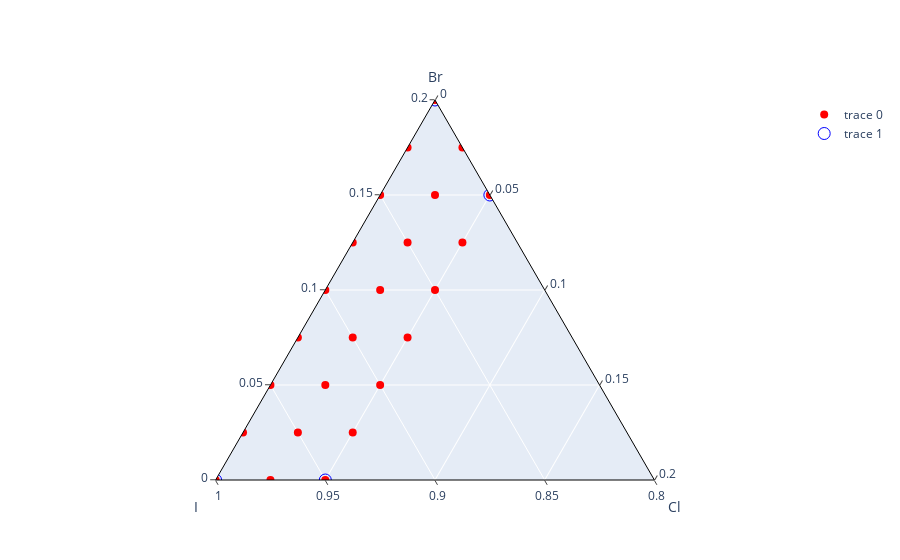

The notebook cell this image was saved under:
### Markdown cell above
# Define Experimental Mesh

Each of the following cells defines one dimension of the experiment. After defining the individual dimensions, a full sample list will be constructed using a user-selected Design of Expeiment (DOE)

### Code cell
import numpy as np
import plotly.graph_objects as go

def generate_mesh(I_range, Br_range, Cl_range):
    """
    Generate a mesh of points for I, Br, and Cl that sum to 1.

    :param I_range: Tuple of (start, end, step) for I.
    :param Br_range: Tuple of (start, end, step) for Br.
    :param Cl_range: Tuple of (start, end, step) for Cl.
    :return: List of [I, Br, Cl] points that sum to 1.
    """
    mesh = []
    I_start, I_end, I_step = I_range
    Br_start, Br_end, Br_step = Br_range
    Cl_start, Cl_end, Cl_step = Cl_range

    I_values = np.linspace(I_start, I_end, round((I_end - I_start) / I_step) + 1)
    Br_values = np.linspace(Br_start, Br_end, round((Br_end - Br_start) / Br_step) + 1)
    Cl_values = np.linspace(Cl_start, Cl_end, round((Cl_end - Cl_start) / Cl_step) + 1)

    for i in I_values:
        for br in Br_values:
            for cl in Cl_values:
                if abs(br + cl + i - 1) < 1e-4:  # Add a small tolerance to deal with floating point precision
                    mesh.append([i, br, cl])

    return mesh


def make_solution(ma, i, cl):
    br = 1-i-cl  # Round to nearest 4 decimal places for consistency
    cs_val = 0.22-ma  # Also round the calculated Cs value to 4 decimal places
    solute = f'FA0.78_MA{ma:.4f}_Cs{cs_val:.4f}_Pb_(I{i:.4f}_Br{br:.4f}_Cl{cl:.4f})3'
    return Solution(
            solutes=solute,
            solvent='solvent',
            molarity=1,
            alias=f'MA{ma:.2f}_Br{br:.2f}_Cl{cl:.2f}'
        )

def make_targets(MA_values, mesh_array):
    # Create solutions
    targets = []
    for MA in MA_values:
        for i, br, cl in mesh_array:
            targets.append(make_solution(MA, i, cl))
    return targets


def plot_mesh(mesh_array,corner_coordinates):
    # Plot the mesh points and corner points
    fig = go.Figure(data=[go.Scatterternary(a=mesh_array[:, 1], b=mesh_array[:, 0], c=mesh_array[:, 2], mode='markers', marker_symbol='circle', marker=dict(color='red', size=8))])
    # Add corner points
    corner_array = np.array(corner_coordinates)
    fig.add_trace(go.Scatterternary(a=corner_array[:, 1], b=corner_array[:, 0], c=corner_array[:, 2], mode='markers', marker_symbol='circle-open', marker=dict(color='blue', size=12)))

    # Set axis labels
    fig.update_ternaries(aaxis_title="Br", baxis_title="I", caxis_title="Cl")

    # Update axes ranges
    fig.update_ternaries(sum=1, baxis_min=.8)  # update for I axis

    # Change layout options
    fig.update_layout({
        'plot_bgcolor': 'white',  # make plot background white
        'paper_bgcolor': 'white',  # make paper background white
        'ternary': {
            'sum': 1.0,
            'aaxis': {'linecolor': 'black', 'linewidth': 1, 'ticks': 'outside'},
            'baxis': {'linecolor': 'black', 'linewidth': 1, 'ticks': 'outside'},
            'caxis': {'linecolor': 'black', 'linewidth': 1, 'ticks': 'outside'}
        }
    })

    # Show the plot
    fig.show()

def make_corner_solutions(MA_values, corner_coordinates):
    corner_solutions = []
    for MA in MA_values:
        for i, br, cl in corner_coordinates:
            corner_solutions.append(make_solution(MA, i, cl))
    return corner_solutions



def find_corners(mesh_array):
    # Convert ternary coordinates (barycentric) to cartesian
    x = 0.5 * (2.*mesh_array[:,1] + mesh_array[:,2]) 
    y = mesh_array[:,2] * (3.**0.5) / 2.
    
    # Combine the x and y coordinates
    points = np.column_stack((x,y))
    
    try:
        # Compute ConvexHull
        hull = ConvexHull(points)
        
        # Extract corner points
        corners = mesh_array[hull.vertices]
        
    except QhullError:
        # In case of collinear points, find the two extreme points
        ref_point = points[0]  # can be any point, chosen arbitrarily
        distances = distance.cdist([ref_point], points)[0]
        min_index, max_index = np.argmin(distances), np.argmax(distances)
        corners = mesh_array[[min_index, max_index]]
    
    return corners



# Execution
mesh = generate_mesh(I_range=(0.8, 1, 0.025), Br_range=(0, 0.2, 0.025), Cl_range=(0.00, 0.05, 0.025))
mesh_array = np.array(mesh)
corner_coordinates = find_corners(mesh_array)
targets = make_targets([.03], mesh_array)
endpoint_solutions = make_corner_solutions([0.03], corner_coordinates)


plot_mesh(mesh_array, corner_coordinates)
print("Total number of targets:", len(targets))
# print("Corner solutions:", corner_solutions)

### Figure 1 — Plotly figure (JSON) as saved in the notebook; plotly's stock layout.template omitted (floating-point values rounded to 4 significant figures)
{"data": [{"a": [0.15, 0.175, 0.2, 0.125, 0.15, 0.175, 0.1, 0.125, 0.15, 0.075, 0.1, 0.125, 0.05, 0.075, 0.1, 0.025, 0.05, 0.075, 0, 0.025, 0.05, 0, 0.025, 0], "b": [0.8, 0.8, 0.8, 0.825, 0.825, 0.825, 0.85, 0.85, 0.85, 0.875, 0.875, 0.875, 0.9, 0.9, 0.9, 0.925, 0.925, 0.925, 0.95, 0.95, 0.95, 0.975, 0.975, 1], "c": [0.05, 0.025, 0, 0.05, 0.025, 0, 0.05, 0.025, 0, 0.05, 0.025, 0, 0.05, 0.025, 0, 0.05, 0.025, 0, 0.05, 0.025, 0, 0.025, 0, 0], "marker": {"color": "red", "size": 8, "symbol": "circle"}, "mode": "markers", "type": "scatterternary"}, {"a": [0, 0.2, 0.15, 0], "b": [1, 0.8, 0.8, 0.95], "c": [0, 0, 0.05, 0.05], "marker": {"color": "blue", "size": 12, "symbol": "circle-open"}, "mode": "markers", "type": "scatterternary"}], "layout": {"paper_bgcolor": "white", "plot_bgcolor": "white", "ternary": {"aaxis": {"linecolor": "black", "linewidth": 1, "ticks": "outside", "title": {"text": "Br"}}, "baxis": {"linecolor": "black", "linewidth": 1, "min": 0.8, "ticks": "outside", "title": {"text": "I"}}, "caxis": {"linecolor": "black", "linewidth": 1, "ticks": "outside", "title": {"text": "Cl"}}, "sum": 1}}}
